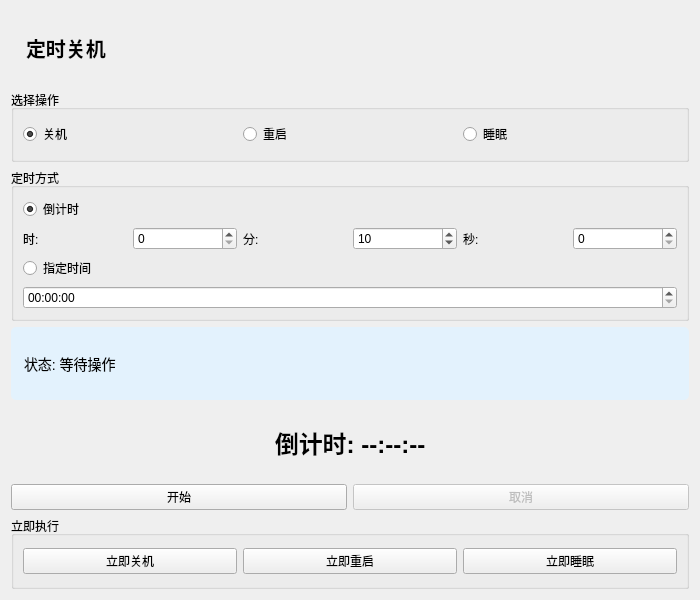
<?xml version="1.0" encoding="UTF-8"?>
<ui version="4.0">
 <class>ShutdownWidget</class>
 <widget class="QWidget" name="ShutdownWidget">
  <property name="geometry">
   <rect>
    <x>0</x>
    <y>0</y>
    <width>700</width>
    <height>600</height>
   </rect>
  </property>
  <property name="windowTitle">
   <string>Form</string>
  </property>
  <layout class="QVBoxLayout" name="mainLayout">
   <item>
    <widget class="QLabel" name="titleLabel">
     <property name="text">
      <string>定时关机</string>
     </property>
     <property name="styleSheet">
      <string notr="true">font-size: 20px; font-weight: bold; padding: 10px;</string>
     </property>
    </widget>
   </item>
   <item>
    <widget class="QGroupBox" name="actionGroup">
     <property name="title">
      <string>选择操作</string>
     </property>
     <layout class="QHBoxLayout" name="actionLayout">
      <item>
       <widget class="QRadioButton" name="shutdownRadio">
        <property name="text">
         <string>关机</string>
        </property>
        <property name="checked">
         <bool>true</bool>
        </property>
       </widget>
      </item>
      <item>
       <widget class="QRadioButton" name="restartRadio">
        <property name="text">
         <string>重启</string>
        </property>
       </widget>
      </item>
      <item>
       <widget class="QRadioButton" name="sleepRadio">
        <property name="text">
         <string>睡眠</string>
        </property>
       </widget>
      </item>
     </layout>
    </widget>
   </item>
   <item>
    <widget class="QGroupBox" name="timeGroup">
     <property name="title">
      <string>定时方式</string>
     </property>
     <layout class="QVBoxLayout" name="timeLayout">
      <item>
       <widget class="QRadioButton" name="countdownRadio">
        <property name="text">
         <string>倒计时</string>
        </property>
        <property name="checked">
         <bool>true</bool>
        </property>
       </widget>
      </item>
      <item>
       <layout class="QHBoxLayout" name="countdownLayout">
        <item>
         <widget class="QLabel" name="hourLabel">
          <property name="text">
           <string>时:</string>
          </property>
         </widget>
        </item>
        <item>
         <widget class="QSpinBox" name="hourSpin">
          <property name="maximum">
           <number>99</number>
          </property>
         </widget>
        </item>
        <item>
         <widget class="QLabel" name="minuteLabel">
          <property name="text">
           <string>分:</string>
          </property>
         </widget>
        </item>
        <item>
         <widget class="QSpinBox" name="minuteSpin">
          <property name="maximum">
           <number>59</number>
          </property>
          <property name="value">
           <number>10</number>
          </property>
         </widget>
        </item>
        <item>
         <widget class="QLabel" name="secondLabel">
          <property name="text">
           <string>秒:</string>
          </property>
         </widget>
        </item>
        <item>
         <widget class="QSpinBox" name="secondSpin">
          <property name="maximum">
           <number>59</number>
          </property>
         </widget>
        </item>
       </layout>
      </item>
      <item>
       <widget class="QRadioButton" name="timeRadio">
        <property name="text">
         <string>指定时间</string>
        </property>
       </widget>
      </item>
      <item>
       <widget class="QTimeEdit" name="timeEdit">
        <property name="displayFormat">
         <string>HH:mm:ss</string>
        </property>
       </widget>
      </item>
     </layout>
    </widget>
   </item>
   <item>
    <widget class="QLabel" name="statusLabel">
     <property name="text">
      <string>状态: 等待操作</string>
     </property>
     <property name="styleSheet">
      <string notr="true">font-size: 14px; padding: 10px; background-color: #e3f2fd; border-radius: 5px;</string>
     </property>
    </widget>
   </item>
   <item>
    <widget class="QLabel" name="countdownLabel">
     <property name="text">
      <string>倒计时: --:--:--</string>
     </property>
     <property name="styleSheet">
      <string notr="true">font-size: 24px; font-weight: bold; padding: 10px; text-align: center;</string>
     </property>
     <property name="alignment">
      <set>Qt::AlignCenter</set>
     </property>
    </widget>
   </item>
   <item>
    <layout class="QHBoxLayout" name="buttonLayout">
     <item>
      <widget class="QPushButton" name="startButton">
       <property name="text">
        <string>开始</string>
       </property>
      </widget>
     </item>
     <item>
      <widget class="QPushButton" name="cancelButton">
       <property name="text">
        <string>取消</string>
       </property>
       <property name="enabled">
        <bool>false</bool>
       </property>
      </widget>
     </item>
    </layout>
   </item>
   <item>
    <widget class="QGroupBox" name="instantGroup">
     <property name="title">
      <string>立即执行</string>
     </property>
     <layout class="QHBoxLayout" name="instantLayout">
      <item>
       <widget class="QPushButton" name="shutdownNowButton">
        <property name="text">
         <string>立即关机</string>
        </property>
       </widget>
      </item>
      <item>
       <widget class="QPushButton" name="restartNowButton">
        <property name="text">
         <string>立即重启</string>
        </property>
       </widget>
      </item>
      <item>
       <widget class="QPushButton" name="sleepNowButton">
        <property name="text">
         <string>立即睡眠</string>
        </property>
       </widget>
      </item>
     </layout>
    </widget>
   </item>
  </layout>
 </widget>
 <resources/>
 <connections/>
</ui>
